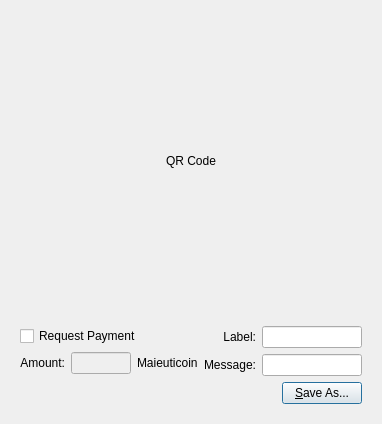
<?xml version="1.0" encoding="UTF-8"?>
<ui version="4.0">
 <class>QRCodeDialog</class>
 <widget class="QDialog" name="QRCodeDialog">
  <property name="geometry">
   <rect>
    <x>0</x>
    <y>0</y>
    <width>320</width>
    <height>404</height>
   </rect>
  </property>
  <property name="windowTitle">
   <string>Dialog</string>
  </property>
  <layout class="QVBoxLayout" name="verticalLayout_3">
   <item>
    <widget class="QLabel" name="lblQRCode">
     <property name="sizePolicy">
      <sizepolicy hsizetype="Expanding" vsizetype="Expanding">
       <horstretch>0</horstretch>
       <verstretch>0</verstretch>
      </sizepolicy>
     </property>
     <property name="minimumSize">
      <size>
       <width>300</width>
       <height>300</height>
      </size>
     </property>
     <property name="text">
      <string>QR Code</string>
     </property>
     <property name="alignment">
      <set>Qt::AlignCenter</set>
     </property>
     <property name="wordWrap">
      <bool>true</bool>
     </property>
    </widget>
   </item>
   <item>
    <widget class="QWidget" name="widget" native="true">
     <layout class="QVBoxLayout" name="verticalLayout_2">
      <item>
       <layout class="QHBoxLayout" name="horizontalLayout_2">
        <item>
         <layout class="QVBoxLayout" name="verticalLayout">
          <item>
           <widget class="QCheckBox" name="chkReqPayment">
            <property name="enabled">
             <bool>true</bool>
            </property>
            <property name="text">
             <string>Request Payment</string>
            </property>
           </widget>
          </item>
          <item>
           <layout class="QHBoxLayout" name="horizontalLayout">
            <item>
             <widget class="QLabel" name="lblAmount">
              <property name="sizePolicy">
               <sizepolicy hsizetype="Preferred" vsizetype="Maximum">
                <horstretch>0</horstretch>
                <verstretch>0</verstretch>
               </sizepolicy>
              </property>
              <property name="text">
               <string>Amount:</string>
              </property>
              <property name="alignment">
               <set>Qt::AlignRight|Qt::AlignTrailing|Qt::AlignVCenter</set>
              </property>
              <property name="buddy">
               <cstring>lnReqAmount</cstring>
              </property>
             </widget>
            </item>
            <item>
             <widget class="QLineEdit" name="lnReqAmount">
              <property name="enabled">
               <bool>false</bool>
              </property>
              <property name="minimumSize">
               <size>
                <width>60</width>
                <height>0</height>
               </size>
              </property>
              <property name="alignment">
               <set>Qt::AlignRight|Qt::AlignTrailing|Qt::AlignVCenter</set>
              </property>
             </widget>
            </item>
            <item>
             <widget class="QLabel" name="lblBTC">
              <property name="sizePolicy">
               <sizepolicy hsizetype="Preferred" vsizetype="Maximum">
                <horstretch>0</horstretch>
                <verstretch>0</verstretch>
               </sizepolicy>
              </property>
              <property name="text">
               <string>Maieuticoin</string>
              </property>
              <property name="buddy">
               <cstring>lnReqAmount</cstring>
              </property>
             </widget>
            </item>
           </layout>
          </item>
         </layout>
        </item>
        <item>
         <layout class="QGridLayout" name="gridLayout">
          <item row="0" column="0">
           <widget class="QLabel" name="lblLabel">
            <property name="text">
             <string>Label:</string>
            </property>
            <property name="alignment">
             <set>Qt::AlignRight|Qt::AlignTrailing|Qt::AlignVCenter</set>
            </property>
            <property name="buddy">
             <cstring>lnLabel</cstring>
            </property>
           </widget>
          </item>
          <item row="0" column="1">
           <widget class="QLineEdit" name="lnLabel">
            <property name="minimumSize">
             <size>
              <width>100</width>
              <height>0</height>
             </size>
            </property>
           </widget>
          </item>
          <item row="1" column="0">
           <widget class="QLabel" name="lblMessage">
            <property name="text">
             <string>Message:</string>
            </property>
            <property name="alignment">
             <set>Qt::AlignRight|Qt::AlignTrailing|Qt::AlignVCenter</set>
            </property>
            <property name="buddy">
             <cstring>lnMessage</cstring>
            </property>
           </widget>
          </item>
          <item row="1" column="1">
           <widget class="QLineEdit" name="lnMessage">
            <property name="minimumSize">
             <size>
              <width>100</width>
              <height>0</height>
             </size>
            </property>
           </widget>
          </item>
         </layout>
        </item>
       </layout>
      </item>
      <item>
       <layout class="QHBoxLayout" name="horizontalLayout_3">
        <item>
         <spacer name="horizontalSpacer">
          <property name="orientation">
           <enum>Qt::Horizontal</enum>
          </property>
          <property name="sizeHint" stdset="0">
           <size>
            <width>40</width>
            <height>20</height>
           </size>
          </property>
         </spacer>
        </item>
        <item>
         <widget class="QPushButton" name="btnSaveAs">
          <property name="text">
           <string>&amp;Save As...</string>
          </property>
         </widget>
        </item>
       </layout>
      </item>
     </layout>
    </widget>
   </item>
  </layout>
 </widget>
 <resources/>
 <connections>
  <connection>
   <sender>chkReqPayment</sender>
   <signal>clicked(bool)</signal>
   <receiver>lnReqAmount</receiver>
   <slot>setEnabled(bool)</slot>
   <hints>
    <hint type="sourcelabel">
     <x>92</x>
     <y>285</y>
    </hint>
    <hint type="destinationlabel">
     <x>98</x>
     <y>311</y>
    </hint>
   </hints>
  </connection>
 </connections>
</ui>
